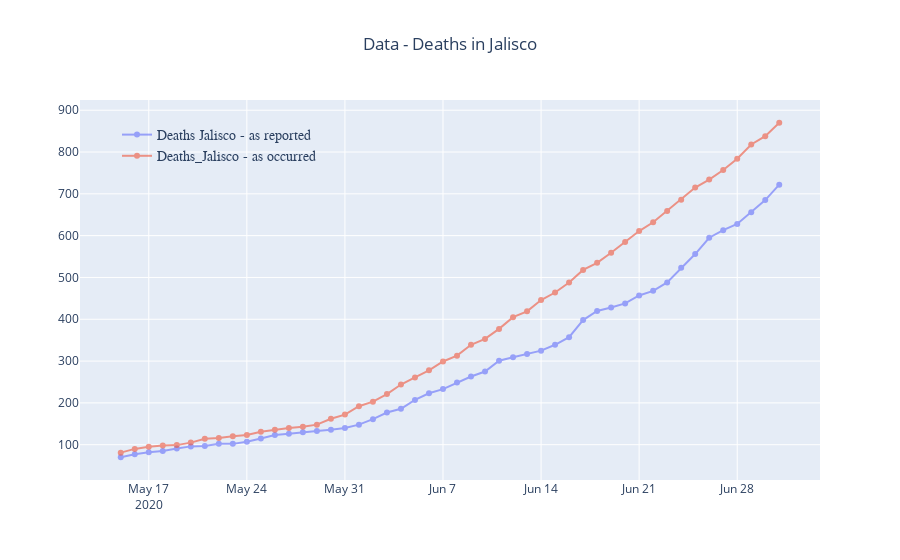

The notebook cell saved with this chart:
### Code cell
fig = go.Figure()

fig.add_trace(go.Scatter(
    x=mx1['date'],
    y=mx1['Deaths_Jalisco'],
    name='Deaths Jalisco - as reported',
    mode='lines+markers',line_width=2,marker_size=6,opacity=0.6))

fig.add_trace(go.Scatter(
    x=mx2['date'],
    y=mx2['Deaths_Jalisco'],
    name='Deaths_Jalisco - as occurred',
    mode='lines+markers',line_width=2,marker_size=6,opacity=0.6))

fig.update_layout(
    title="Data - Deaths in Jalisco",
    title_x=0.5,showlegend=True,yaxis = {'type': 'linear'},
    legend=dict(
            x=0.05,y=0.95,
            traceorder="normal",font=dict(family="sans-serif",size=14),bgcolor='rgba(0,0,0,0)'),)

fig.show()

### Figure 1 — Plotly figure (JSON) as saved in the notebook; plotly's stock layout.template omitted (floating-point values rounded to 4 significant figures)
{"data": [{"line": {"width": 2}, "marker": {"size": 6}, "mode": "lines+markers", "name": "Deaths Jalisco - as reported", "opacity": 0.6, "type": "scatter", "x": ["2020-05-15T00:00:00", "2020-05-16T00:00:00", "2020-05-17T00:00:00", "2020-05-18T00:00:00", "2020-05-19T00:00:00", "2020-05-20T00:00:00", "2020-05-21T00:00:00", "2020-05-22T00:00:00", "2020-05-23T00:00:00", "2020-05-24T00:00:00", "2020-05-25T00:00:00", "2020-05-26T00:00:00", "2020-05-27T00:00:00", "2020-05-28T00:00:00", "2020-05-29T00:00:00", "2020-05-30T00:00:00", "2020-05-31T00:00:00", "2020-06-01T00:00:00", "2020-06-02T00:00:00", "2020-06-03T00:00:00", "2020-06-04T00:00:00", "2020-06-05T00:00:00", "2020-06-06T00:00:00", "2020-06-07T00:00:00", "2020-06-08T00:00:00", "2020-06-09T00:00:00", "2020-06-10T00:00:00", "2020-06-11T00:00:00", "2020-06-12T00:00:00", "2020-06-13T00:00:00", "2020-06-14T00:00:00", "2020-06-15T00:00:00", "2020-06-16T00:00:00", "2020-06-17T00:00:00", "2020-06-18T00:00:00", "2020-06-19T00:00:00", "2020-06-20T00:00:00", "2020-06-21T00:00:00", "2020-06-22T00:00:00", "2020-06-23T00:00:00", "2020-06-24T00:00:00", "2020-06-25T00:00:00", "2020-06-26T00:00:00", "2020-06-27T00:00:00", "2020-06-28T00:00:00", "2020-06-29T00:00:00", "2020-06-30T00:00:00", "2020-07-01T00:00:00"], "y": [70, 77, 82, 85, 91, 96, 97, 102, 102, 107, 115, 123, 126, 130, 133, 136, 140, 148, 161, 177, 186, 207, 223, 233, 249, 263, 275, 301, 309, 317, 325, 339, 357, 398, 420, 428, 438, 457, 468, 488, 523, 556, 595, 613, 628, 656, 685, 722]}, {"line": {"width": 2}, "marker": {"size": 6}, "mode": "lines+markers", "name": "Deaths_Jalisco - as occurred", "opacity": 0.6, "type": "scatter", "x": ["2020-05-15", "2020-05-16", "2020-05-17", "2020-05-18", "2020-05-19", "2020-05-20", "2020-05-21", "2020-05-22", "2020-05-23", "2020-05-24", "2020-05-25", "2020-05-26", "2020-05-27", "2020-05-28", "2020-05-29", "2020-05-30", "2020-05-31", "2020-06-01", "2020-06-02", "2020-06-03", "2020-06-04", "2020-06-05", "2020-06-06", "2020-06-07", "2020-06-08", "2020-06-09", "2020-06-10", "2020-06-11", "2020-06-12", "2020-06-13", "2020-06-14", "2020-06-15", "2020-06-16", "2020-06-17", "2020-06-18", "2020-06-19", "2020-06-20", "2020-06-21", "2020-06-22", "2020-06-23", "2020-06-24", "2020-06-25", "2020-06-26", "2020-06-27", "2020-06-28", "2020-06-29", "2020-06-30", "2020-07-01"], "y": [81, 90, 95, 98, 99, 105, 114, 116, 120, 123, 131, 136, 140, 143, 148, 162, 172, 192, 203, 221, 244, 261, 278, 299, 313, 339, 353, 377, 405, 419, 446, 464, 488, 518, 535, 559, 585, 611, 632, 659, 686, 715, 734, 757, 784, 818, 838, 870]}], "layout": {"legend": {"bgcolor": "rgba(0,0,0,0)", "font": {"family": "sans-serif", "size": 14}, "traceorder": "normal", "x": 0.05, "y": 0.95}, "showlegend": true, "title": {"text": "Data - Deaths in Jalisco", "x": 0.5}, "yaxis": {"type": "linear"}}}
